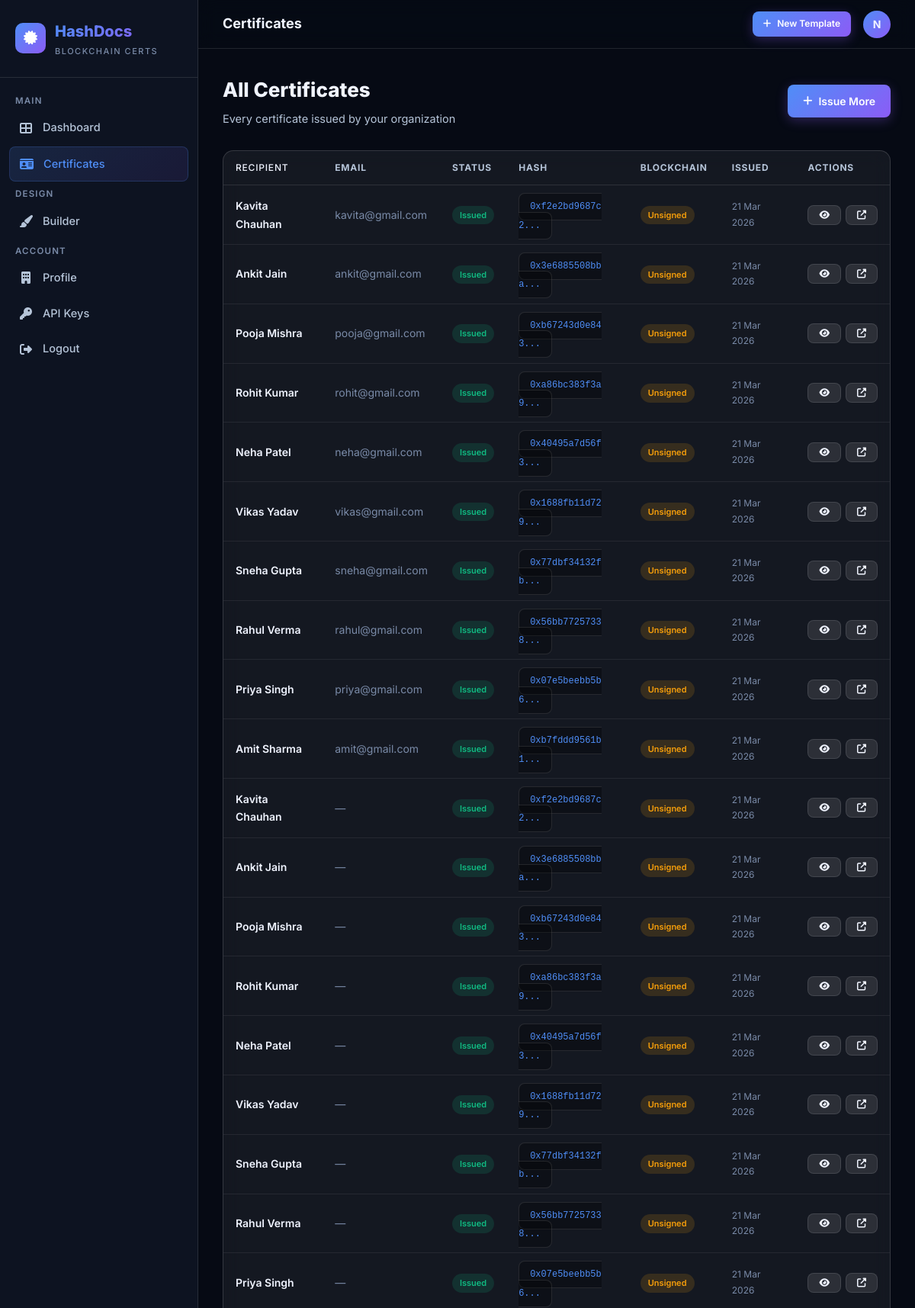
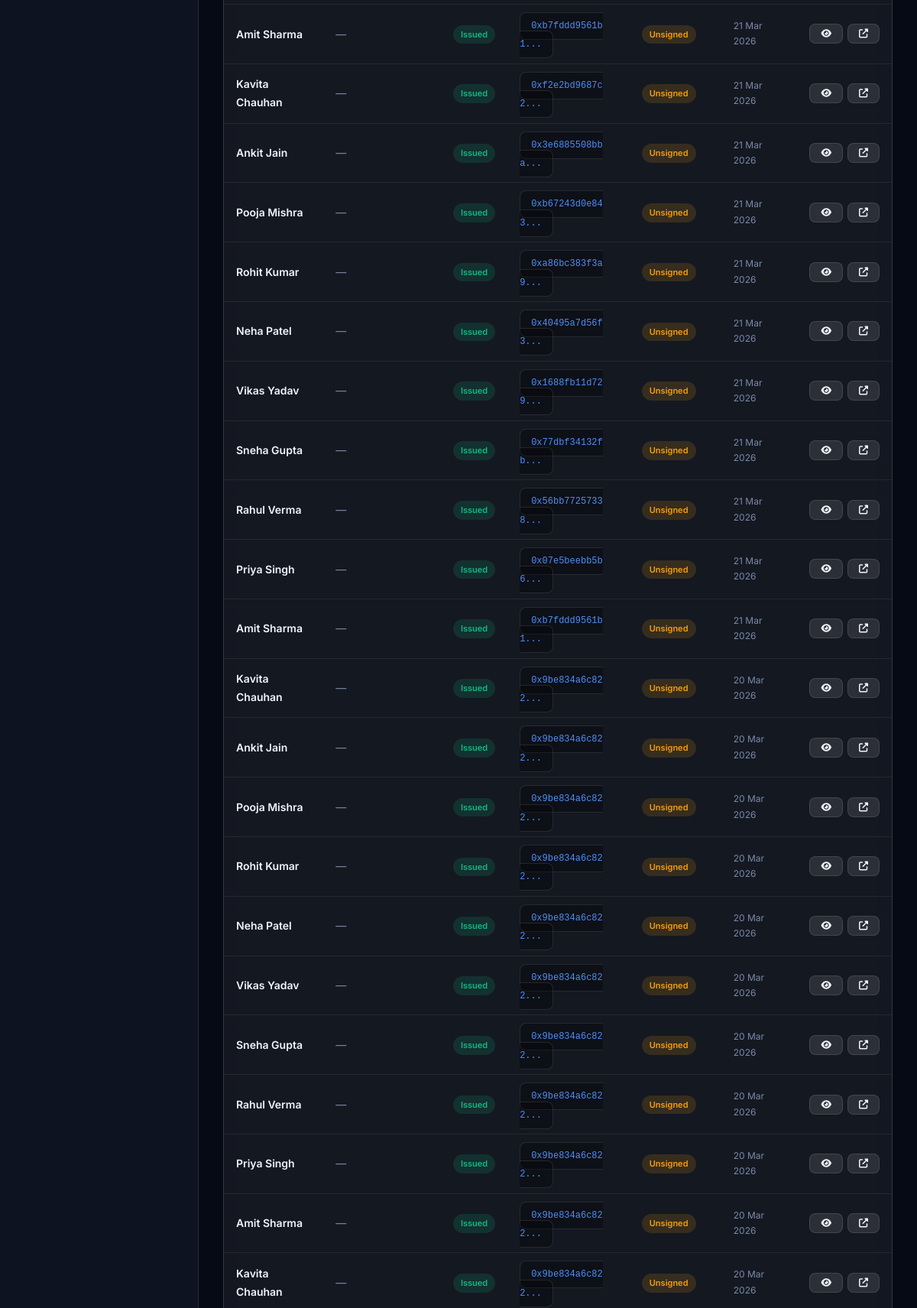
Page /dashboard/certificates/ (signed in, upper part) on the committed database (2 pictures, top to bottom).
### accounts/models.py (models this page shows, shortened)
class Organization(AbstractBaseUser, PermissionsMixin):
    id = models.UUIDField(primary_key=True, default=uuid.uuid4, editable=False)
    email = models.EmailField(unique=True)
    name = models.CharField(max_length=255)
    phone = models.CharField(max_length=20, blank=True)
    website = models.URLField(blank=True)
    address = models.TextField(blank=True)
    logo = models.ImageField(upload_to='org_logos/', blank=True, null=True)
    wallet_address = models.CharField(max_length=42, blank=True, help_text='MetaMask Ethereum wallet address')
    is_active = models.BooleanField(default=True)
    is_staff = models.BooleanField(default=False)
    is_verified = models.BooleanField(default=False, help_text='KYC verified')
    date_joined = models.DateTimeField(auto_now_add=True)
    updated_at = models.DateTimeField(auto_now=True)
    USERNAME_FIELD = 'email'
    REQUIRED_FIELDS = ['name']
    objects = OrganizationManager()
    class Meta:
        verbose_name = 'Organization'
        verbose_name_plural = 'Organizations'

### certificates/models.py (models this page shows, shortened)
class Certificate(models.Model):
    STATUS_CHOICES = [
        ('pending', 'Pending'),
        ('issued', 'Issued'),
        ('revoked', 'Revoked'),
    ]
    id = models.UUIDField(primary_key=True, default=uuid.uuid4, editable=False)
    template = models.ForeignKey(
        CertificateTemplate,
        on_delete=models.SET_NULL,
        null=True,
        related_name='certificates'
    )
    organization = models.ForeignKey(
        settings.AUTH_USER_MODEL,
        on_delete=models.CASCADE,
        related_name='certificates'
    )
    recipient_name = models.CharField(max_length=255)
    recipient_email = models.EmailField(blank=True)
    extra_data = models.JSONField(default=dict, help_text='Additional CSV fields used in template')
    certificate_image = models.ImageField(upload_to='certificates/', blank=True, null=True)
    ipfs_cid = models.CharField(max_length=255, blank=True, help_text='IPFS Content ID')
    ipfs_url = models.URLField(blank=True)
    cert_hash = models.CharField(max_length=66, blank=True, help_text='SHA-256 hash of certificate')
    tx_hash = models.CharField(max_length=66, blank=True, help_text='Blockchain transaction hash')
    wallet_signature = models.TextField(blank=True, help_text='MetaMask signature of hash')
    qr_code = models.ImageField(upload_to='qr_codes/', blank=True, null=True)
    verification_url = models.URLField(blank=True)
    status = models.CharField(max_length=20, choices=STATUS_CHOICES, default='issued')
    issued_at = models.DateTimeField(auto_now_add=True)
    updated_at = models.DateTimeField(auto_now=True)
    class Meta:
        ordering = ['-issued_at']

### certificates/views.py (the view)
# urls.py: path('certificates/', views.certificate_list, name='certificate_list'),
@login_required
def certificate_list(request):
    certificates = Certificate.objects.filter(organization=request.user)
    return render(request, 'dashboard/certificates.html', {'certificates': certificates})

### templates/dashboard/certificates.html (shortened to what this page needs)
{% extends 'dashboard/base_dashboard.html' %}
{% block page_title %}Certificates{% endblock %}
{% block page_content %}
<div class="page-header">
    <div>
        <div class="page-title">All Certificates</div>
        <div class="page-sub">Every certificate issued by your organization</div>
    </div>
    <a href="{% url 'template_list' %}" class="btn btn-gradient">
        <i class="fas fa-plus"></i> Issue More
    </a>
</div>
{% if certificates %}
<div class="card">
    <div class="table-wrap">
        <table class="data-table">
            <thead>
                <tr>
                    <th>Recipient</th>
                    <th>Email</th>
                    <th>Status</th>
                    <th>Hash</th>
                    <th>Blockchain</th>
                    <th>Issued</th>
                    <th>Actions</th>
                </tr>
            </thead>
            <tbody>
                {% for cert in certificates %}
                <tr>
                    <td style="font-weight:600;">{{ cert.recipient_name }}</td>
                    <td style="color:var(--text-muted);">{{ cert.recipient_email|default:"—" }}</td>
                    <td>
                        <span class="badge {% if cert.status == 'issued' %}badge-success{% elif cert.status == 'revoked' %}badge-danger{% else %}badge-warning{% endif %}">
                            {{ cert.status|title }}
                        </span>
                    </td>
                    <td>
                        {% if cert.cert_hash %}
                        <span class="hash-display" title="{{ cert.cert_hash }}" onclick="navigator.clipboard.writeText('{{ cert.cert_hash }}')">
                            {{ cert.cert_hash|slice:":14" }}...
                        </span>
                        {% else %}—{% endif %}
                    </td>
                    <td>
                        {% if cert.tx_hash %}
                            <a href="https://amoy.polygonscan.com/tx/{{ cert.tx_hash }}" target="_blank" class="badge badge-success">
                                <i class="fab fa-ethereum"></i> On-Chain
                            </a>
                        {% else %}
                            <span class="badge badge-warning">Unsigned</span>
                        {% endif %}
                    </td>
                    <td style="font-size:12px;color:var(--text-muted);">{{ cert.issued_at|date:"d M Y" }}</td>
                    <td>
                        <div style="display:flex;gap:6px;">
                            <a href="{% url 'certificate_detail' cert.id %}" class="btn btn-secondary btn-sm"><i class="fas fa-eye"></i></a>
                            <a href="{% url 'verify_certificate' cert.id %}" target="_blank" class="btn btn-secondary btn-sm"><i class="fas fa-external-link-alt"></i></a>
                        </div>
                    </td>
                </tr>
                {% endfor %}
            </tbody>
        </table>
    </div>
</div>
{% endif %}
{% endblock %}

### templates/dashboard/base_dashboard.html (shortened to what this page needs)
{% extends 'base.html' %}
{% load static %}
{% block content %}
<div class="app-layout">
    <aside class="sidebar">
        <div class="sidebar-logo">
            <div class="logo-icon">
                <i class="fas fa-certificate" style="color:white;"></i>
            </div>
            <div>
                <div class="logo-text">HashDocs</div>
                <div class="logo-sub">Blockchain Certs</div>
            </div>
        </div>
        <nav class="sidebar-nav">
            <span class="nav-section-label">Main</span>
            <a href="{% url 'dashboard' %}" class="nav-item {% if request.resolver_match.url_name == 'dashboard' %}active{% endif %}">
                <i class="fas fa-th-large nav-icon"></i> Dashboard
            </a>
            <a href="{% url 'certificate_list' %}" class="nav-item {% if request.resolver_match.url_name == 'certificate_list' %}active{% endif %}">
                <i class="fas fa-id-card nav-icon"></i> Certificates
            </a>
            <span class="nav-section-label">Design</span>
            <a href="{% url 'template_list' %}" class="nav-item {% if 'template' in request.resolver_match.url_name %}active{% endif %}">
                <i class="fas fa-paint-brush nav-icon"></i> Builder
            </a>
            <span class="nav-section-label">Account</span>
            <a href="{% url 'profile' %}" class="nav-item {% if request.resolver_match.url_name == 'profile' %}active{% endif %}">
                <i class="fas fa-building nav-icon"></i> Profile
            </a>
            <a href="{% url 'api_keys' %}" class="nav-item {% if 'api_key' in request.resolver_match.url_name %}active{% endif %}">
                <i class="fas fa-key nav-icon"></i> API Keys
            </a>
            <a href="{% url 'logout' %}" class="nav-item">
                <i class="fas fa-sign-out-alt nav-icon"></i> Logout
            </a>
        </nav>
    </aside>
    <div class="main-content">
        <header class="topbar">
            <div class="topbar-title">{% block page_title %}Dashboard{% endblock %}</div>
            <div class="topbar-actions">
                <a href="{% url 'template_create' %}" class="btn btn-gradient btn-sm">
                    <i class="fas fa-plus"></i> New Template
                </a>
                <div class="avatar" title="{{ request.user.name }}">
                    {{ request.user.name|slice:":1"|upper }}
                </div>
            </div>
        </header>
        <main class="page-body">
            {% block page_content %}{% endblock %}
        </main>
    </div>
</div>
{% endblock %}

### templates/dashboard/base_dashboard.html (style rules this page uses)
.app-layout { display:flex; }

### rows in the picture
Organization: user.name "N"
Certificate: recipient_name "Kavita Chauhan", recipient_email "kavita@gmail.com", status "Issued", cert_hash "0xf2e2bd9687c2", tx_hash "Unsigned", issued_at "21 Mar 2026"
Certificate: recipient_name "Ankit Jain", recipient_email "ankit@gmail.com", status "Issued", cert_hash "0x3e6885508bba", tx_hash "Unsigned", issued_at "21 Mar 2026"
Certificate: recipient_name "Pooja Mishra", recipient_email "pooja@gmail.com", status "Issued", cert_hash "0xb67243d0e843", tx_hash "Unsigned", issued_at "21 Mar 2026"
Certificate: recipient_name "Rohit Kumar", recipient_email "rohit@gmail.com", status "Issued", cert_hash "0xa86bc383f3a9", tx_hash "Unsigned", issued_at "21 Mar 2026"
Certificate: recipient_name "Neha Patel", recipient_email "neha@gmail.com", status "Issued", cert_hash "0x40495a7d56f3", tx_hash "Unsigned", issued_at "21 Mar 2026"
Certificate: recipient_name "Vikas Yadav", recipient_email "vikas@gmail.com", status "Issued", cert_hash "0x1688fb11d729", tx_hash "Unsigned", issued_at "21 Mar 2026"
Certificate: recipient_name "Sneha Gupta", recipient_email "sneha@gmail.com", status "Issued", cert_hash "0x77dbf34132fb", tx_hash "Unsigned", issued_at "21 Mar 2026"
Certificate: recipient_name "Rahul Verma", recipient_email "rahul@gmail.com", status "Issued", cert_hash "0x56bb77257338", tx_hash "Unsigned", issued_at "21 Mar 2026"
Certificate: recipient_name "Priya Singh", recipient_email "priya@gmail.com", status "Issued", cert_hash "0x07e5beebb5b6", tx_hash "Unsigned", issued_at "21 Mar 2026"
Certificate: recipient_name "Amit Sharma", recipient_email "amit@gmail.com", status "Issued", cert_hash "0xb7fddd9561b1", tx_hash "Unsigned", issued_at "21 Mar 2026"
Certificate: recipient_name "Kavita Chauhan", recipient_email "—", status "Issued", cert_hash "0xf2e2bd9687c2", tx_hash "Unsigned", issued_at "21 Mar 2026"
Certificate: recipient_name "Ankit Jain", recipient_email "—", status "Issued", cert_hash "0x3e6885508bba", tx_hash "Unsigned", issued_at "21 Mar 2026"
Certificate: recipient_name "Pooja Mishra", recipient_email "—", status "Issued", cert_hash "0xb67243d0e843", tx_hash "Unsigned", issued_at "21 Mar 2026"
Certificate: recipient_name "Rohit Kumar", recipient_email "—", status "Issued", cert_hash "0xa86bc383f3a9", tx_hash "Unsigned", issued_at "21 Mar 2026"
Certificate: recipient_name "Neha Patel", recipient_email "—", status "Issued", cert_hash "0x40495a7d56f3", tx_hash "Unsigned", issued_at "21 Mar 2026"
Certificate: recipient_name "Vikas Yadav", recipient_email "—", status "Issued", cert_hash "0x1688fb11d729", tx_hash "Unsigned", issued_at "21 Mar 2026"
Certificate: recipient_name "Sneha Gupta", recipient_email "—", status "Issued", cert_hash "0x77dbf34132fb", tx_hash "Unsigned", issued_at "21 Mar 2026"
Certificate: recipient_name "Rahul Verma", recipient_email "—", status "Issued", cert_hash "0x56bb77257338", tx_hash "Unsigned", issued_at "21 Mar 2026"
Certificate: recipient_name "Priya Singh", recipient_email "—", status "Issued", cert_hash "0x07e5beebb5b6", tx_hash "Unsigned", issued_at "21 Mar 2026"
Certificate: recipient_name "Amit Sharma", recipient_email "—", status "Issued", cert_hash "0xb7fddd9561b1", tx_hash "Unsigned", issued_at "21 Mar 2026"
Certificate: recipient_name "Kavita Chauhan", recipient_email "—", status "Issued", cert_hash "0xf2e2bd9687c2", tx_hash "Unsigned", issued_at "21 Mar 2026"
Certificate: recipient_name "Ankit Jain", recipient_email "—", status "Issued", cert_hash "0x3e6885508bba", tx_hash "Unsigned", issued_at "21 Mar 2026"
Certificate: recipient_name "Pooja Mishra", recipient_email "—", status "Issued", cert_hash "0xb67243d0e843", tx_hash "Unsigned", issued_at "21 Mar 2026"
Certificate: recipient_name "Rohit Kumar", recipient_email "—", status "Issued", cert_hash "0xa86bc383f3a9", tx_hash "Unsigned", issued_at "21 Mar 2026"
Certificate: recipient_name "Neha Patel", recipient_email "—", status "Issued", cert_hash "0x40495a7d56f3", tx_hash "Unsigned", issued_at "21 Mar 2026"
Certificate: recipient_name "Vikas Yadav", recipient_email "—", status "Issued", cert_hash "0x1688fb11d729", tx_hash "Unsigned", issued_at "21 Mar 2026"
Certificate: recipient_name "Sneha Gupta", recipient_email "—", status "Issued", cert_hash "0x77dbf34132fb", tx_hash "Unsigned", issued_at "21 Mar 2026"
Certificate: recipient_name "Rahul Verma", recipient_email "—", status "Issued", cert_hash "0x56bb77257338", tx_hash "Unsigned", issued_at "21 Mar 2026"
Certificate: recipient_name "Priya Singh", recipient_email "—", status "Issued", cert_hash "0x07e5beebb5b6", tx_hash "Unsigned", issued_at "21 Mar 2026"
Certificate: recipient_name "Amit Sharma", recipient_email "—", status "Issued", cert_hash "0xb7fddd9561b1", tx_hash "Unsigned", issued_at "21 Mar 2026"
Certificate: recipient_name "Kavita Chauhan", recipient_email "—", status "Issued", cert_hash "0x9be834a6c822", tx_hash "Unsigned", issued_at "20 Mar 2026"
Certificate: recipient_name "Ankit Jain", recipient_email "—", status "Issued", cert_hash "0x9be834a6c822", tx_hash "Unsigned", issued_at "20 Mar 2026"
Certificate: recipient_name "Pooja Mishra", recipient_email "—", status "Issued", cert_hash "0x9be834a6c822", tx_hash "Unsigned", issued_at "20 Mar 2026"
Certificate: recipient_name "Rohit Kumar", recipient_email "—", status "Issued", cert_hash "0x9be834a6c822", tx_hash "Unsigned", issued_at "20 Mar 2026"
Certificate: recipient_name "Neha Patel", recipient_email "—", status "Issued", cert_hash "0x9be834a6c822", tx_hash "Unsigned", issued_at "20 Mar 2026"
Certificate: recipient_name "Vikas Yadav", recipient_email "—", status "Issued", cert_hash "0x9be834a6c822", tx_hash "Unsigned", issued_at "20 Mar 2026"
Certificate: recipient_name "Sneha Gupta", recipient_email "—", status "Issued", cert_hash "0x9be834a6c822", tx_hash "Unsigned", issued_at "20 Mar 2026"
Certificate: recipient_name "Rahul Verma", recipient_email "—", status "Issued", cert_hash "0x9be834a6c822", tx_hash "Unsigned", issued_at "20 Mar 2026"
Certificate: recipient_name "Priya Singh", recipient_email "—", status "Issued", cert_hash "0x9be834a6c822", tx_hash "Unsigned", issued_at "20 Mar 2026"
Certificate: recipient_name "Amit Sharma", recipient_email "—", status "Issued", cert_hash "0x9be834a6c822", tx_hash "Unsigned", issued_at "20 Mar 2026"
Certificate: recipient_name "Kavita Chauhan", recipient_email "—", status "Issued", cert_hash "0x9be834a6c822", tx_hash "Unsigned", issued_at "20 Mar 2026"
